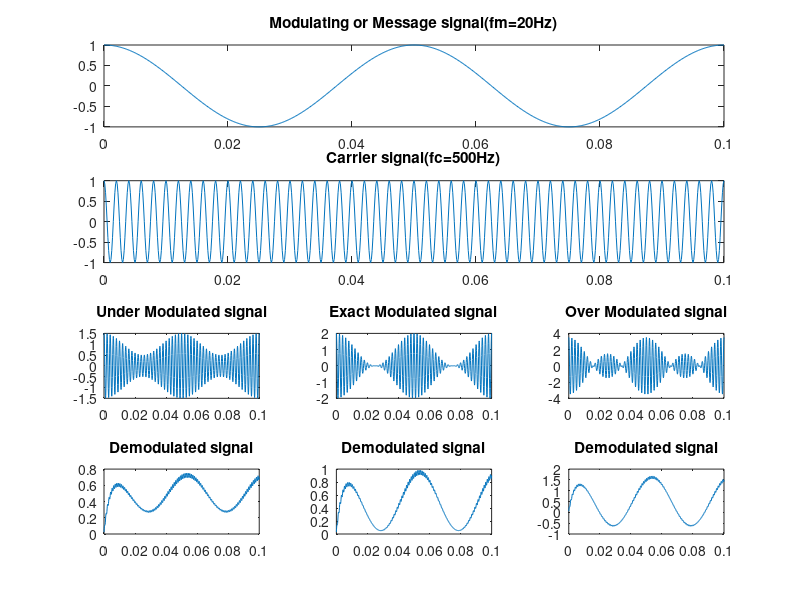

Here is the MATLAB script that generated this plot:
close all;
clear all;
clc;
fs=8000; fm=20; fc=500; Am=1; Ac=1;
t=[0:0.1*fs]/fs;
m=Am*cos(2*pi*fm*t);
c=Ac*cos(2*pi*fc*t);
ka=0.5;
u=ka*Am;
s1=Ac*(1+u*cos(2*pi*fm*t)).*cos(2*pi*fc*t);
subplot(4,3,1:3);
plot(t,m);
title('Modulating or Message signal(fm=20Hz)');
subplot(4,3,4:6);
plot(t,c);
title('Carrier signal(fc=500Hz)');
subplot(4,3,7);
plot(t,s1);
title('Under Modulated signal');
Am=2;ka=0.5;
u=ka*Am;
s2=Ac*(1+u*cos(2*pi*fm*t)).*cos(2*pi*fc*t);
subplot(4,3,8);
plot(t,s2);
title( 'Exact Modulated signal');
Am=5;ka=0.5;
u=ka*Am; s3=Ac*(1+u*cos(2*pi*fm*t)).*cos(2*pi*fc*t);
subplot(4,3,9);
plot(t,s3);
title('Over Modulated signal');
r1= s1.*c;
%Demodulated signal
[b a] = butter(1,0.01);
mr1= filter(b,a,r1);
subplot(4,3,10);
plot(t,mr1);
title('Demodulated signal');
r2= s2.*c;
[b a] = butter(1,0.01);
mr2= filter(b,a,r2);
subplot(4,3,11);
plot(t,mr2);
title('Demodulated signal');
r3= s3.*c;
[b a] = butter(1,0.01);
mr3= filter(b,a,r3);
subplot(4,3,12);
plot(t,mr3);
title('Demodulated signal');
